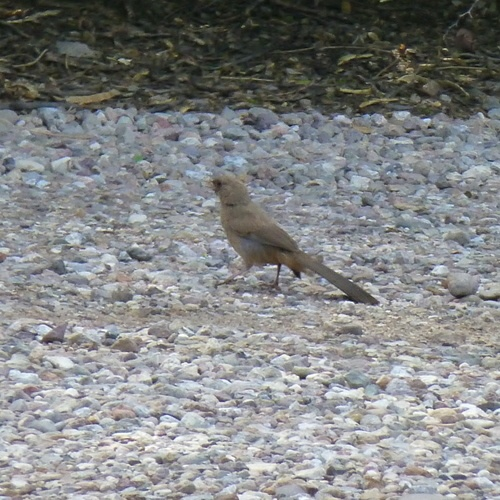
#> input picture data-sample/iNaturalistPhotoPruned/train/Abert's Towhee/031955f9-3768-4742-9117-d8831e9e7d00.jpg, 500 x 500 px
$ python resize_photos.py '../data-sample/iNaturalistPhotoPruned/train/Abert'"'"'s Towhee'
#> lines starting #> are read from the running program, lines starting #| are printed output that depends on the picture
import argparse
import os
from pathlib import Path
import shutil
import cv2


def parse_args() -> argparse.Namespace:
    parser = argparse.ArgumentParser(
        description="Brief description of what this script does."
    )

    parser.add_argument(
        "photo_dataset_path",
        type=Path,
        help="Path to the photo dataset.",
    )

    parser.add_argument(
        "-o",
        "--output",
        type=Path,
        default=Path("iNaturalistPhotosResized"),
        help="Path to the output. Default: iNaturalistPhotosResized",
    )

    parser.add_argument(
        "-s",
        "--size",
        type=int,
        default=128,
        help="Size to resize the images to. Default: 128",
    )

    parser.add_argument(
        "--in-place",
        action="store_true",
        help="Overwrite images in the original dataset",
    )

    parser.add_argument(
        "--dry-run",
        action="store_true",
        help="Do a dry run, where files will not be moved or deleted",
    )

    parser.add_argument(
        "-v",
        "--verbose",
        action="store_true",
        help="Enable verbose output.",
    )

    return parser.parse_args()


def main() -> None:
    args = parse_args()

    if args.verbose:
        print(f"Arguments: {args}")

    if not args.in_place and not args.output:
        print("Please specify an output path")
        exit(1)

    photo_output_folder = args.output

    print(f"Input: {args.photo_dataset_path}")
    print(f"Output: {photo_output_folder}")
    print(f"In place: {args.in_place}")

    if not args.dry_run and not args.in_place and os.path.exists(photo_output_folder):
        if args.verbose:
            print(f"{photo_output_folder} exists, deleting...")
        if not args.dry_run:
            shutil.rmtree(photo_output_folder)

    files = (
        list(args.photo_dataset_path.glob("**/*.jpg"))
        + list(args.photo_dataset_path.glob("**/*.png"))
        + list(args.photo_dataset_path.glob("**/*.jpeg"))
    )
    for file in files:
        img = cv2.imread(str(file))
#> img is the input picture: shape (500, 500, 3); mean B, G, R 133.6, 133.1, 131.2
        if img is None:
            print(f"Warning: unable to read {file}")
            continue
        resized_img = cv2.resize(
            img, (args.size, args.size), interpolation=cv2.INTER_AREA
        )
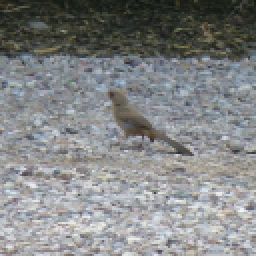
#> resized_img: shape (128, 128, 3) (shown 2 times larger); mean B, G, R 133.6, 133.1, 131.2

        if args.in_place:
            if args.verbose:
                print(f"Resizing '{file.resolve().as_uri()}'")
            if not args.dry_run:
                cv2.imwrite(str(file), resized_img)
        else:
            relative_path = file.relative_to(args.photo_dataset_path)
            destination = args.output / relative_path
            if args.verbose:
                print(
                    f"Saving resized '{file.resolve().as_uri()}' to {destination.resolve().as_uri()}"
                )
            if not args.dry_run:
                destination.parent.mkdir(parents=True, exist_ok=True)
                cv2.imwrite(str(destination), resized_img)
#> pass 2 of the loop in main, `for file in files:`:
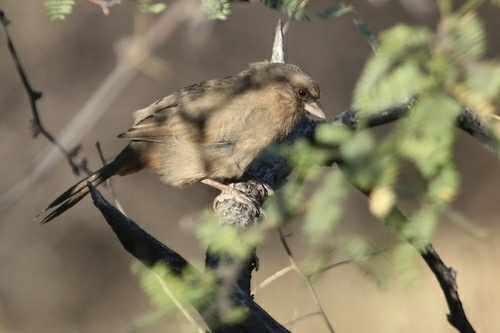
#> input picture data-sample/iNaturalistPhotoPruned/train/Abert's Towhee/037c77df-4174-4851-bbbb-e52ffcf9ae4b.jpg, 500 x 333 px
#> in main, img is the input picture: shape (333, 500, 3); mean B, G, R 97.3, 122.4, 131.4
#> in main, `resized_img = cv2.resize( img, (args.size, args.size), interpolation=c..`:
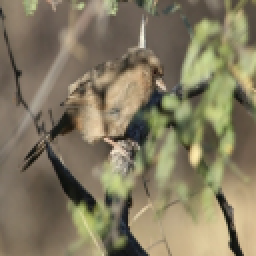
#> resized_img: shape (128, 128, 3) (shown 2 times larger); mean B, G, R 97.3, 122.4, 131.4


if __name__ == "__main__":
    main()
